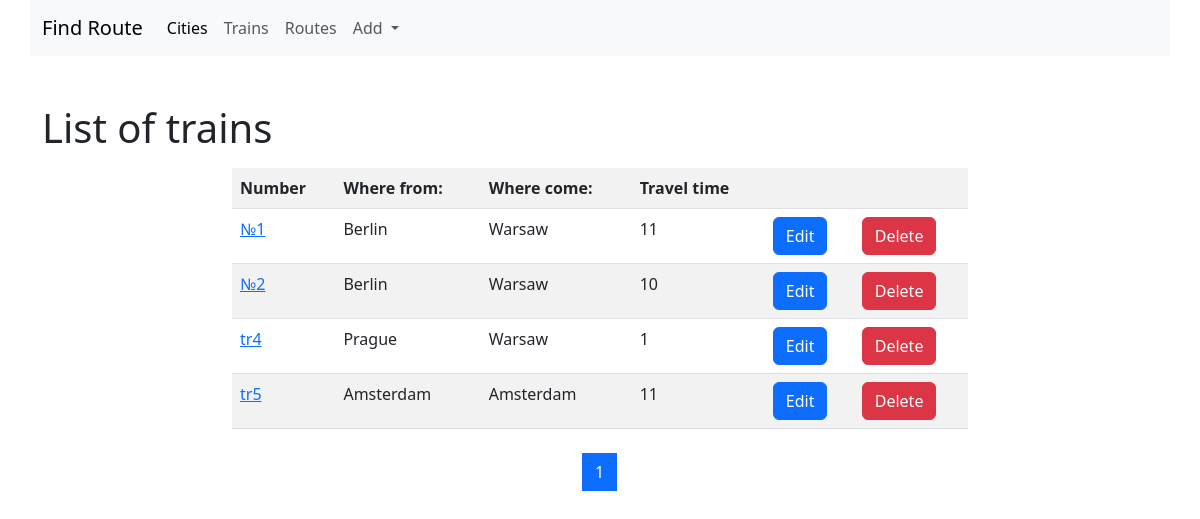
The app's page /trains/ with its own data.
### trains/models.py (models this page shows, shortened)
class Train(models.Model):
    name = models.CharField(max_length=50, unique=True,
                            verbose_name='Train number')
    travel_time = models.PositiveSmallIntegerField(verbose_name='Travel time')
    from_city = models.ForeignKey(City, on_delete=models.CASCADE,
                                  related_name='from_city_set',
                                  verbose_name='From what city?')
    to_city = models.ForeignKey('cities.City', on_delete=models.CASCADE,
                                related_name='to_city_set',
                                verbose_name='Which city?')

### cities/models.py (models this page shows, shortened)
class City(models.Model):
    name = models.CharField(max_length=100, unique=True)
    def __str__(self):
        return self.name
    class Meta:
        verbose_name = 'City'
        verbose_name_plural = 'Cities'
        ordering = ['name']

### trains/views.py (the view)
# urls.py: path('', TrainListView.as_view(), name='home'),
class TrainListView(ListView):
    paginate_by = 5
    model = Train
    template_name = 'trains/home.html'

### trains/templates/trains/home.html (shortened to what this page needs)
{% extends 'base.html' %}
{% block content %}
<h1>List of trains</h1>
<div class="row">
  <div class="col-md-8 mx-auto my-2">
      <table class="table table-striped">
          <tr>
              <th>Number</th>
              <th>Where from:</th>
              <th>Where come:</th>
              <th>Travel time</th>
              <th>&nbsp;</th>
              <th>&nbsp;</th>
          </tr>
      {% for object in page_obj %}
          <tr>
              <td>
                  <a href="{% url 'trains:detail' pk=object.pk %}">{{object.name}}</a>
              </td>
              <td>{{object.from_city}}</td>
              <td>{{object.to_city}}</td>
              <td>{{object.travel_time}}</td>
              <td><a href="{% url 'trains:update' pk=object.pk %}"><button type="submit" class="btn btn-primary">Edit</button></a>
              </td>
              <td>
                  <a href="{% url 'trains:delete' pk=object.pk %}"><button type="submit" class="btn btn-danger">Delete</button></a>
              </td>
          </tr>
      {% endfor %}
      </table>
  </div>
</div>
<nav aria-label="Page navigation example">
  <ul class="pagination justify-content-center">
    {% for page in page_obj.paginator.page_range %}
        <li class="page-item {% if page == page_obj.number %} active {% endif %} ">
            <a class="page-link" href="?page={{page}}">
                {{ page }}
            </a>
        </li>
    {% endfor %}
  </ul>
</nav>
{% endblock %}

### records on screen
Train: name "№1", from_city "Berlin", to_city "Warsaw", travel_time "11"
Train: name "№2", from_city "Berlin", to_city "Warsaw", travel_time "10"
Train: name "tr4", from_city "Prague", to_city "Warsaw", travel_time "1"
Train: name "tr5", from_city "Amsterdam", to_city "Amsterdam", travel_time "11"

### other values on screen
{{ page }} "1"
